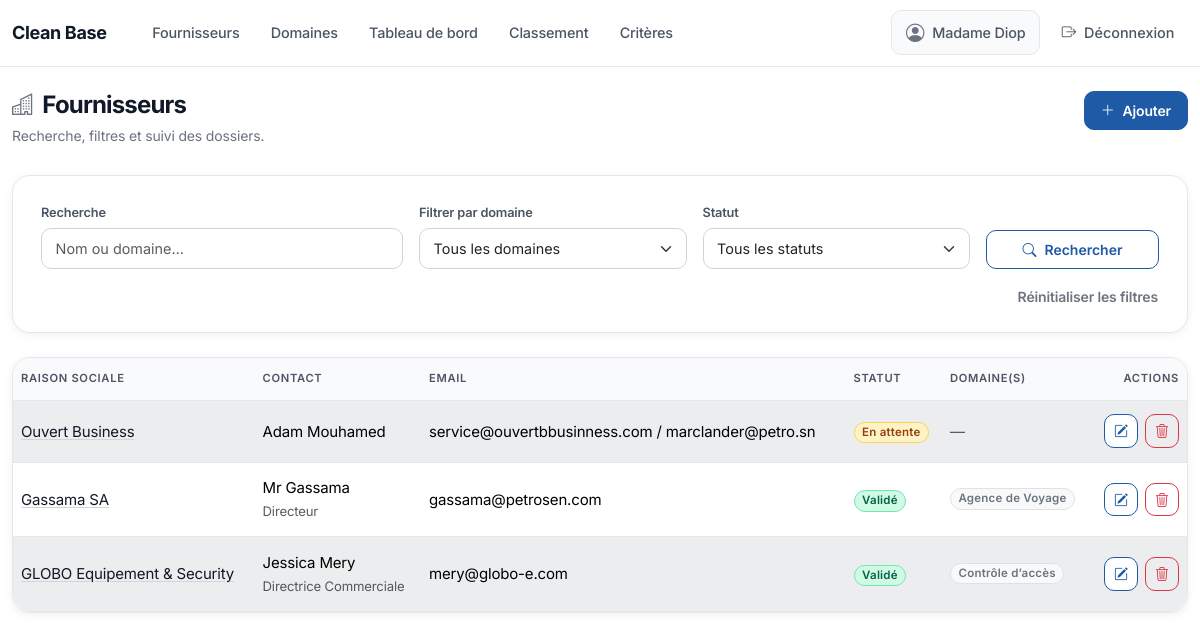
/fournisseurs/ (signed in), run on the app's committed database.
### fournisseurs/models.py (models this page shows, shortened)
class Fournisseur(models.Model):
    class Statut(models.TextChoices):
        EN_ATTENTE = "en_attente", "En attente"
        VALIDE = "valide", "Validé"
        REFUSE = "refuse", "Refusé"
    raison_sociale = models.CharField(max_length=255, db_index=True)
    domaines = models.ManyToManyField(DomaineActivite, related_name="fournisseurs", blank=True)
    created_by = models.ForeignKey(
        "auth.User",
        null=True,
        blank=True,
        on_delete=models.SET_NULL,
        related_name="fournisseurs_crees",
    )
    contact = models.CharField(max_length=255, blank=True)
    fonction = models.CharField(max_length=255, blank=True)
    telephone = models.CharField(max_length=50, blank=True)
    adresse = models.TextField(blank=True)
    email = models.CharField(max_length=254, blank=True, db_index=True)
    modalites_paiement = models.CharField(max_length=255, blank=True)
    ninea = models.CharField(max_length=100, blank=True)
    rc = models.CharField(max_length=100, blank=True)
    demande_agrement = models.FileField(upload_to="agrements/", blank=True, null=True)
    statut = models.CharField(max_length=20, choices=Statut.choices, default=Statut.EN_ATTENTE, db_index=True)
    date_creation = models.DateTimeField(auto_now_add=True)
    class Meta:
        verbose_name = "Fournisseur"
        verbose_name_plural = "Fournisseurs"
        ordering = ["-date_creation"]
        indexes = [
            models.Index(fields=["raison_sociale"]),
            models.Index(fields=["statut"]),
            models.Index(fields=["email"]),
        ]

class DomaineActivite(models.Model):
    nom = models.CharField(max_length=150, unique=True)
    created_by = models.ForeignKey(
        "auth.User",
        null=True,
        blank=True,
        on_delete=models.SET_NULL,
        related_name="domaines_crees",
    )
    class Meta:
        verbose_name = "Domaine d’activité"
        verbose_name_plural = "Domaines d’activités"
        ordering = ["nom"]

### fournisseurs/views.py (the view)
# urls.py: path("fournisseurs/", FournisseurListView.as_view(), name="fournisseurs_list"),
class FournisseurListView(LoginRequiredMixin, ListView):
    model = Fournisseur
    template_name = "fournisseurs/fournisseurs_list.html"
    context_object_name = "fournisseurs"
    paginate_by = 20
    def get_queryset(self):
        qs = (
            Fournisseur.objects.select_related("created_by")
            .prefetch_related("domaines")
            .order_by("-date_creation")
        )
        query = (self.request.GET.get("q") or "").strip()
        domaine_id = (self.request.GET.get("domaine") or "").strip()
        statut = (self.request.GET.get("statut") or "").strip()
        doc = (self.request.GET.get("doc") or "").strip()
        incomplet = (self.request.GET.get("incomplet") or "").strip()
        if query:
            qs = qs.filter(
                Q(raison_sociale__icontains=query) | Q(domaines__nom__icontains=query)
            )
        if domaine_id:
            qs = qs.filter(domaines__id=domaine_id)
        if statut in (
            Fournisseur.Statut.EN_ATTENTE,
            Fournisseur.Statut.VALIDE,
            Fournisseur.Statut.REFUSE,
        ):
            qs = qs.filter(statut=statut)
        if doc == "1":
            qs = qs.exclude(
                Q(demande_agrement__isnull=True) | Q(demande_agrement="")
            )
        if incomplet == "1":
            qs = (
                qs.annotate(ndomaines=Count("domaines", distinct=True))
                .annotate(filled_sum=_fournisseur_filled_sum_expr())
                .filter(filled_sum__lt=TOTAL_COMPLETION_FIELDS)
            )
        need_distinct = bool(query or domaine_id)
        return qs.distinct() if need_distinct else qs
    def get_context_data(self, **kwargs):
        context = super().get_context_data(**kwargs)
        context["q"] = (self.request.GET.get("q") or "").strip()
        context["domaine_id"] = (self.request.GET.get("domaine") or "").strip()
        context["statut"] = (self.request.GET.get("statut") or "").strip()
        context["doc"] = (self.request.GET.get("doc") or "").strip()
        context["incomplet"] = (self.request.GET.get("incomplet") or "").strip()
        context["domaines"] = DomaineActivite.objects.all().order_by("nom")
        query_params = self.request.GET.copy()
        query_params.pop("page", None)
        context["query_string"] = query_params.urlencode()
        return context

### fournisseurs/templates/fournisseurs/fournisseurs_list.html (shortened to what this page needs)
{% extends "base.html" %}
{% block content %}
  <header class="saas-page-header">
    <div>
      <h1 class="saas-page-title">
        <i class="bi bi-buildings" aria-hidden="true"></i>
        <span>Fournisseurs</span>
      </h1>
      <p class="saas-page-sub">Recherche, filtres et suivi des dossiers.</p>
    </div>
    <a class="btn btn-primary d-inline-flex align-items-center gap-2 px-3" href="{% url 'fournisseurs:fournisseur_create' %}">
      <i class="bi bi-plus-lg"></i>
      <span>Ajouter</span>
    </a>
  </header>
  <div class="card mb-4">
    <div class="card-body saas-card-body-pad">
  <form class="row g-3 align-items-end" method="get">
    <div class="col-md-4">
      <label class="form-label">Recherche</label>
      <input
        type="text"
        name="q"
        class="form-control"
        placeholder="Nom ou domaine…"
        value="{{ q }}"
      />
    </div>
    <div class="col-md-3">
      <label class="form-label">Filtrer par domaine</label>
      <select name="domaine" class="form-select">
        <option value="">Tous les domaines</option>
      </select>
    </div>
    <div class="col-md-3">
      <label class="form-label">Statut</label>
      <select name="statut" class="form-select">
        <option value="" {% if not statut %}selected{% endif %}>Tous les statuts</option>
      </select>
    </div>
    <div class="col-md-2 d-grid">
      <button type="submit" class="btn btn-outline-primary d-inline-flex align-items-center justify-content-center gap-2">
        <i class="bi bi-search"></i>
        <span>Rechercher</span>
      </button>
    </div>
    <div class="col-12 d-flex justify-content-end">
      <a class="btn btn-link link-secondary text-decoration-none p-0" href="{% url 'fournisseurs:fournisseurs_list' %}">Réinitialiser les filtres</a>
    </div>
  </form>
    </div>
  </div>
  <div class="card table-card">
    <div class="table-responsive">
      <table class="table table-striped table-hover align-middle">
        <thead>
          <tr>
            <th>Raison sociale</th>
            <th>Contact</th>
            <th>Email</th>
            <th>Statut</th>
            <th>Domaine(s)</th>
            <th class="text-end actions-cell">Actions</th>
          </tr>
        </thead>
        <tbody>
          {% for fournisseur in fournisseurs %}
            <tr>
              <td>
                <a href="{% url 'fournisseurs:fournisseur_detail' fournisseur.pk %}">
                  {{ fournisseur.raison_sociale }}
                </a>
              </td>
              <td>
                {{ fournisseur.contact }}<br />
                <small class="text-muted">{{ fournisseur.fonction }}</small>
              </td>
              <td>{{ fournisseur.email }}</td>
              <td>
                {% if fournisseur.statut == 'en_attente' %}
                  <span class="badge rounded-pill badge-statut-en_attente">En attente</span>
                {% elif fournisseur.statut == 'valide' %}
                  <span class="badge rounded-pill badge-statut-valide">Validé</span>
                {% else %}
                  <span class="badge rounded-pill badge-statut-refuse">Refusé</span>
                {% endif %}
              </td>
              <td>
                {% for d in fournisseur.domaines.all %}
                  <span class="badge rounded-pill bg-light text-secondary border me-1 mb-1">{{ d.nom }}</span>
                {% empty %}
                  <span class="text-muted">—</span>
                {% endfor %}
              </td>
              <td class="text-end actions-cell">
                <div class="actions-group">
                  <a class="btn btn-sm btn-outline-primary btn-icon" href="{% url 'fournisseurs:fournisseur_update' fournisseur.pk %}" aria-label="Modifier" title="Modifier">
                    <i class="bi bi-pencil-square"></i>
                  </a>
                  <a class="btn btn-sm btn-outline-danger btn-icon" href="{% url 'fournisseurs:fournisseur_delete' fournisseur.pk %}" aria-label="Supprimer" title="Supprimer">
                    <i class="bi bi-trash3"></i>
                  </a>
                </div>
              </td>
            </tr>
          {% empty %}
            <tr>
              <td colspan="6" class="text-center text-muted">Aucun fournisseur</td>
            </tr>
          {% endfor %}
        </tbody>
      </table>
    </div>
  </div>
{% endblock %}

### templates/base.html (shortened to what this page needs)
<!doctype html>
{% load static %}
<html lang="fr">
  <head>
    <link
      href="https://cdn.jsdelivr.net/npm/bootstrap@5.3.3/dist/css/bootstrap.min.css"
      rel="stylesheet"
    />
    <link
      rel="stylesheet"
      href="https://cdn.jsdelivr.net/npm/bootstrap-icons@1.11.3/font/bootstrap-icons.min.css"
    />
  </head>
  <body class="saas-body {% block body_class %}{% endblock %}">
    <nav class="navbar navbar-expand-lg navbar-light app-navbar">
      <div class="container">
        <a class="navbar-brand saas-brand" href="{% url 'fournisseurs:dashboard' %}">Clean Base</a>
        <div class="collapse navbar-collapse" id="nav">
          <ul class="navbar-nav me-auto ms-lg-3 gap-lg-1">
            {% if user.is_authenticated %}
              <li class="nav-item">
                <a class="nav-link" href="{% url 'fournisseurs:fournisseurs_list' %}">Fournisseurs</a>
              </li>
              <li class="nav-item">
                <a class="nav-link" href="{% url 'fournisseurs:domaines_list' %}">Domaines</a>
              </li>
              <li class="nav-item">
                <a class="nav-link" href="{% url 'fournisseurs:dashboard' %}">Tableau de bord</a>
              </li>
              <li class="nav-item">
                <a class="nav-link" href="{% url 'fournisseurs:fournisseurs_classement' %}">Classement</a>
              </li>
              <li class="nav-item">
                <a class="nav-link" href="{% url 'fournisseurs:criteres_evaluation_manage' %}">Critères</a>
              </li>
            {% endif %}
          </ul>
          <ul class="navbar-nav align-items-lg-center gap-1">
            {% if user.is_authenticated %}
              <li class="nav-item">
                <span class="nav-link saas-nav-user d-inline-flex align-items-center gap-2">
                  <i class="bi bi-person-circle"></i>
                  <span>{% firstof user.get_full_name user.username %}</span>
                </span>
              </li>
              <li class="nav-item">
                <form method="post" action="{% url 'logout' %}" class="d-inline-flex align-items-center m-0">
                  <button type="submit" class="nav-link bg-transparent border-0 d-inline-flex align-items-center gap-2">
                    <i class="bi bi-box-arrow-right"></i>
                    <span>Déconnexion</span>
                  </button>
                </form>
              </li>
            {% endif %}
          </ul>
        </div>
      </div>
    </nav>
    <main class="container app-shell py-4">
      {% block content %}{% endblock %}
    </main>
  </body>
</html>

### data on the page
Fournisseur: raison_sociale "Ouvert Business", contact "Adam Mouhamed", email "service@ouvertbbusinness.com / marclander@petro.sn", statut "En attente"
Fournisseur: raison_sociale "Gassama SA", contact "Mr Gassama", fonction "Directeur", email "gassama@petrosen.com", statut "Validé"
DomaineActivite: nom "Agence de Voyage"
Fournisseur: raison_sociale "GLOBO Equipement & Security", contact "Jessica Mery", fonction "Directrice Commerciale", email "mery@globo-e.com", statut "Validé"
DomaineActivite: nom "Contrôle d’accès"
